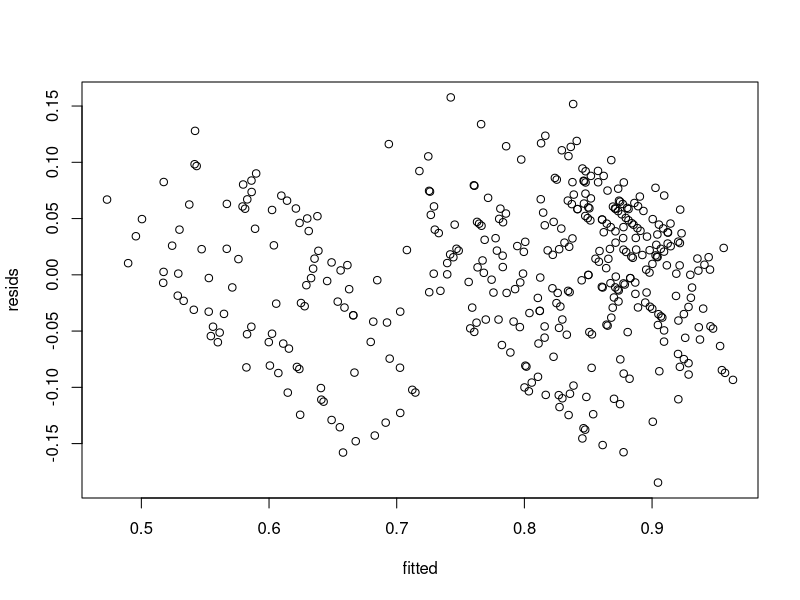
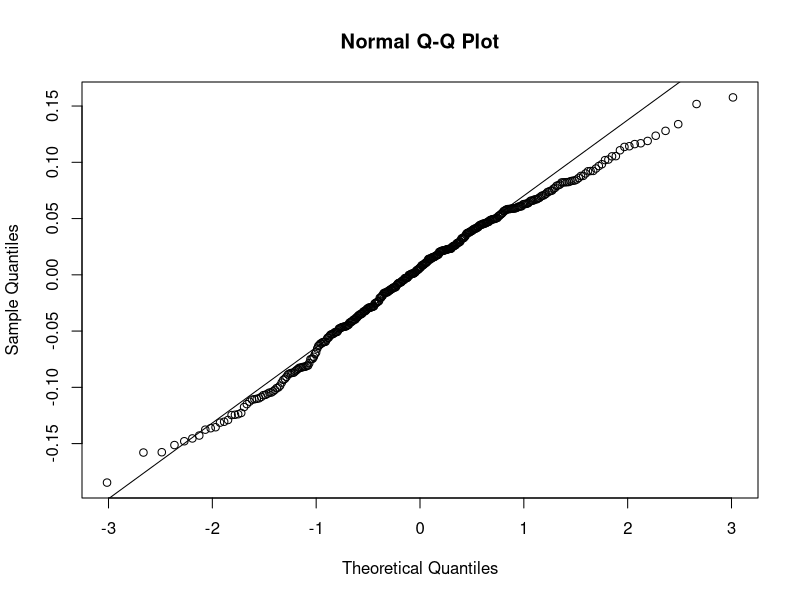

Write the R code that produced these figures, in order.
dataset = read.table('Sleep_Efficiency.csv', TRUE, ',')
dataset = na.omit(dataset)

dataset$Smoking.status = as.factor(dataset$Smoking.status)
dataset$Gender = as.factor(dataset$Gender)

dataset

scuffed = lm(Sleep.efficiency ~ Age + Caffeine.consumption + 
               Alcohol.consumption + Smoking.status + Exercise.frequency + Awakenings + 
               Deep.sleep.percentage, data = dataset)
summary(scuffed)

resids = scuffed$residuals
fitted = scuffed$fitted.values

resids_plot = plot(fitted, resids)

qq_plot = qqnorm(resids)
qqline(resids)